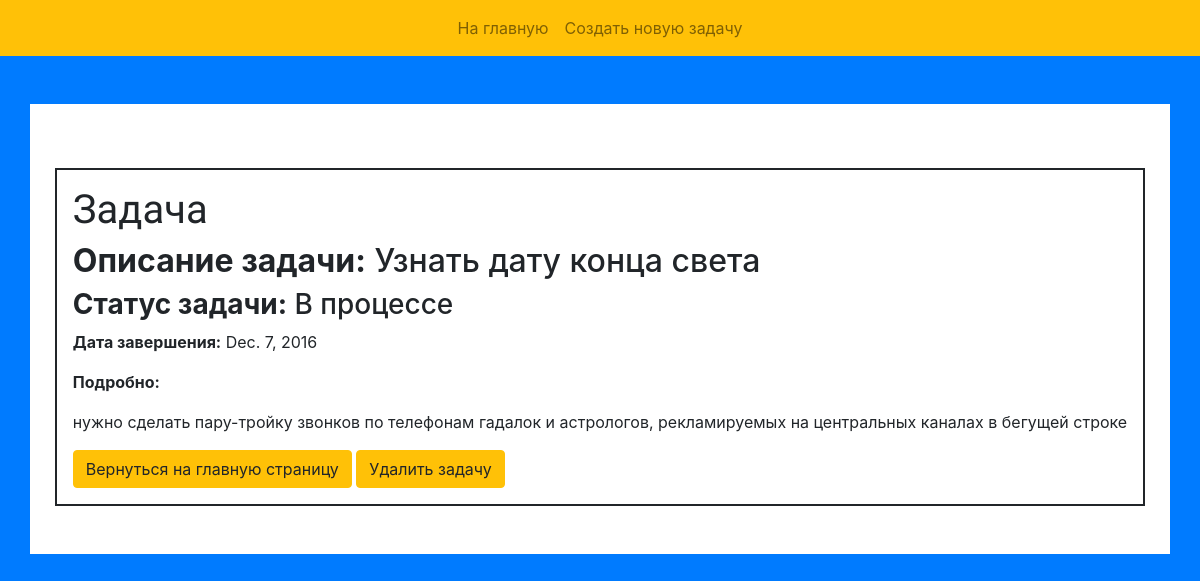
The page /task/2/ on the database its author committed.
### webapp/models.py (models this page shows, shortened)
class Task(models.Model):
    description = models.TextField(max_length=300, null=False, blank=False, verbose_name='Описание')
    status = models.CharField(max_length = 12, verbose_name='Статус',
                              default= status_choices[0][0], choices=status_choices)
    text = models.TextField(max_length=3000, null=True, blank=True, verbose_name='Подробно')
    completed_at = models.DateField(null=True, blank=True, default=None, verbose_name='Время создания')

### webapp/views.py (the view)
# urls.py: path('task/<int:pk>/', task_view, name='task_view'),
def task_view(request, pk):
    task = get_object_or_404(Task, pk=pk)
    context = {'task': task}
    return render(request, 'task_view.html', context)

### webapp/templates/task_view.html (shortened to what this page needs)
{% extends 'base.html' %}
{% block nav_items %}
    <li class="nav-item">
        <a class="nav-link" href="{% url 'create_view' %}">Создать новую задачу</a>
    </li>
{% endblock %}
{% block content %}
    <div class = "row justify-content-center pt-5 pb-5">
        <div class = "task">
            <h1>Задача</h1>
            <h2><strong>Описание задачи:</strong> {{ task.description }}</h2>
            <h3><strong>Статус задачи:</strong> {{ task.get_status_display }}</h3>
            <p><strong>Дата завершения:</strong> {{ task.completed_at }}</p>
            <p><strong>Подробно:</strong> {{ task.text|escape|linebreaks }}</p>
            <div class = "btn-block">
                <a class = "btn btn-warning" href="{% url 'index' %}">Вернуться на главную страницу</a>
                <a class = "btn btn-warning" href="{% url 'action_delete' task.pk %}">Удалить задачу</a>
            </div>
        </div>
    </div>
{% endblock %}

### webapp/static/css/style.css (style rules this page uses)
body { background-color: #007bff; }
h1 { font-family: 'Podkova', serif; }
.task { border: 2px solid; padding: 1rem 1rem; }

### rows shown on the page
Task: description "Узнать дату конца света", status "В процессе", completed_at "Dec. 7, 2016", text "нужно сделать пару-тройку звонков по телефонам гадалок и астрологов, рекламируемых на центральных каналах в бегущей строке"
